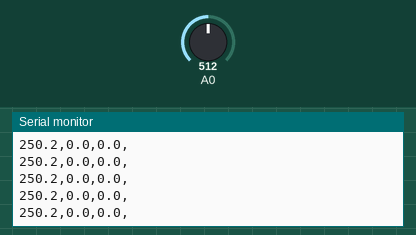
Recording of a sketch running on a simulated Arduino Uno, built with avr-gcc and run on an emulated ATmega328P. Parts: the last lines printed to the serial monitor. The inputs (shaded band) are chosen by the test bench; at power-on: A0 = 512.

Above: at 1.2 s.
1.3 s: A0 set to 716
At 1.32 s:
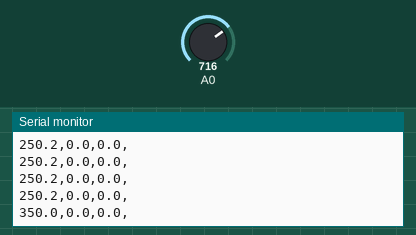
2.8 s: A0 set to 900
At 2.83 s:
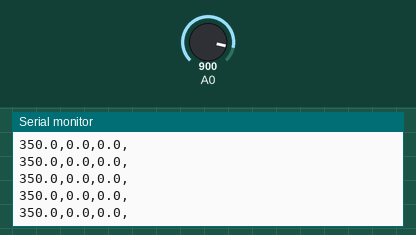
Timing chart, 0 to 5.8 s (numbered marks = the images above; inputs shaded):
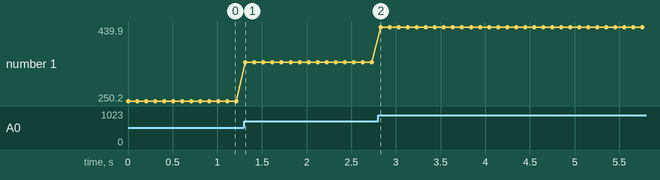

The sketch:

firmware.ino
```cpp
/* INFO
  Temperature sensor:
    ADC = 10 bits.
    S   = 10mV/C
    Vcc = 5V

*/

#include <string.h>

// Constants
#define s_temp      0.01            // Temperature sensor sensibility 10mV/C
#define vcc_temp    5               // 5 Vcc
#define scale       1023            // Full scale
#define INT_SIZE    (size_t) 2      // Int size : 2 Bytes
#define FLOAT_SIZE  (size_t) 4      // Float size : 4 Bytes

// Types
union FloatStruct{
   float data;
   byte  b[4];
};

// Functions
int serialfwrite(FloatStruct data);
int serialswrite(char *data, int size);

// Variables
  // Temperature
float rdata=0;
float vdata=0;
float tdata=0;
  // Humidity
float hdata=0;
  // Light
float ldata=0;

// Setup
void setup(){

  Serial.begin(115200);

}

// Loop
void loop(){

  // Temperature
  rdata = analogRead(A0);            // Raw data
  vdata = rdata * vcc_temp / scale;  // Voltage data
  tdata = vdata / s_temp;       // Temperature data

  // Humidity
  hdata = 0.0;

  // Light data
  ldata = 0.0;

  Serial.print(tdata, 1);
  Serial.print(',');
  Serial.print(hdata, 1);
  Serial.print(',');
  Serial.print(ldata, 1);
  Serial.println(',');

  delay(100);

}

int serialfwrite(FloatStruct data){
  int i = 0;
  while(i < 4){
    Serial.write(data.b[i]);
    i++;
  }
  return 0;
}

int serialswrite(char *data, int size){
  int i = 0;
  while(i < size){
    Serial.write(data[i]);
    i++;
  }
  Serial.write('\0');
  return 0;
}
```

Measured:
- after the input at 1.3 s, the serial monitor: prints a new line at once (image 1)
- plotted number 1: 250.2 → 350 after the input at 1.3 s, 350 → 439.9 after the input at 2.8 s
